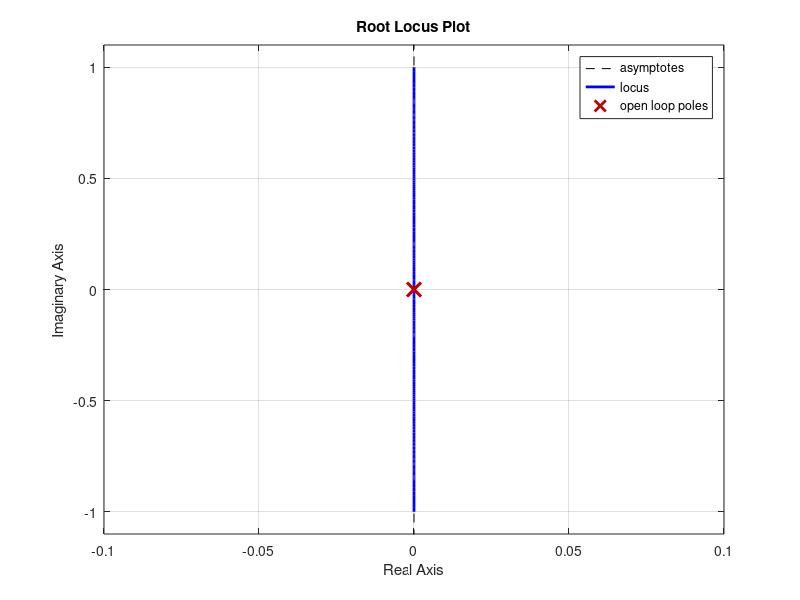
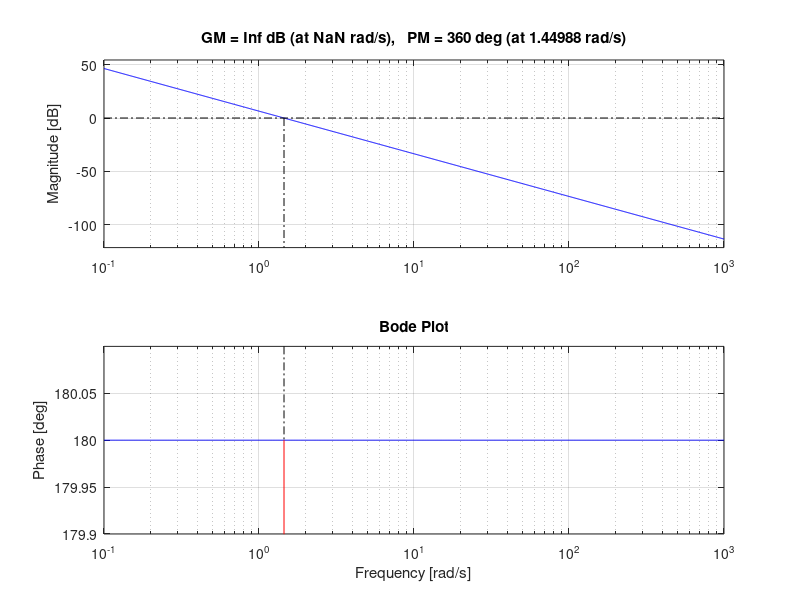

MATLAB code to generate these figures, in order:
% System parameters
g = 9.81;
d = 0.09;
L = 0.30;
m = 0.011;
R = 0.015;
J = (2/5) * m * R^2;
s = tf('s');
y = ((m * g * d) / (L * (m + (J / R^2)) * s^2));

% Root Locus Plot
figure;
rlocus(y);
title('Root Locus Plot');
xlabel('Real Axis');
ylabel('Imaginary Axis');
grid on;

% Comment on Stability
% Stability analysis can be done by observing pole locations in the root locus.

% Bode Plot
figure;
[gm, pm, wcg, wcp] = margin(y); % Calculate gain margin, phase margin, and their respective frequencies
margin(y); % Plot Bode plot
title('Bode Plot');
grid on;

% Display Gain Margin and Phase Margin
fprintf('Gain Margin: %.2f dB at frequency %.2f rad/s\n', 20*log10(gm), wcg);
fprintf('Phase Margin: %.2f degrees at frequency %.2f rad/s\n', pm, wcp);
